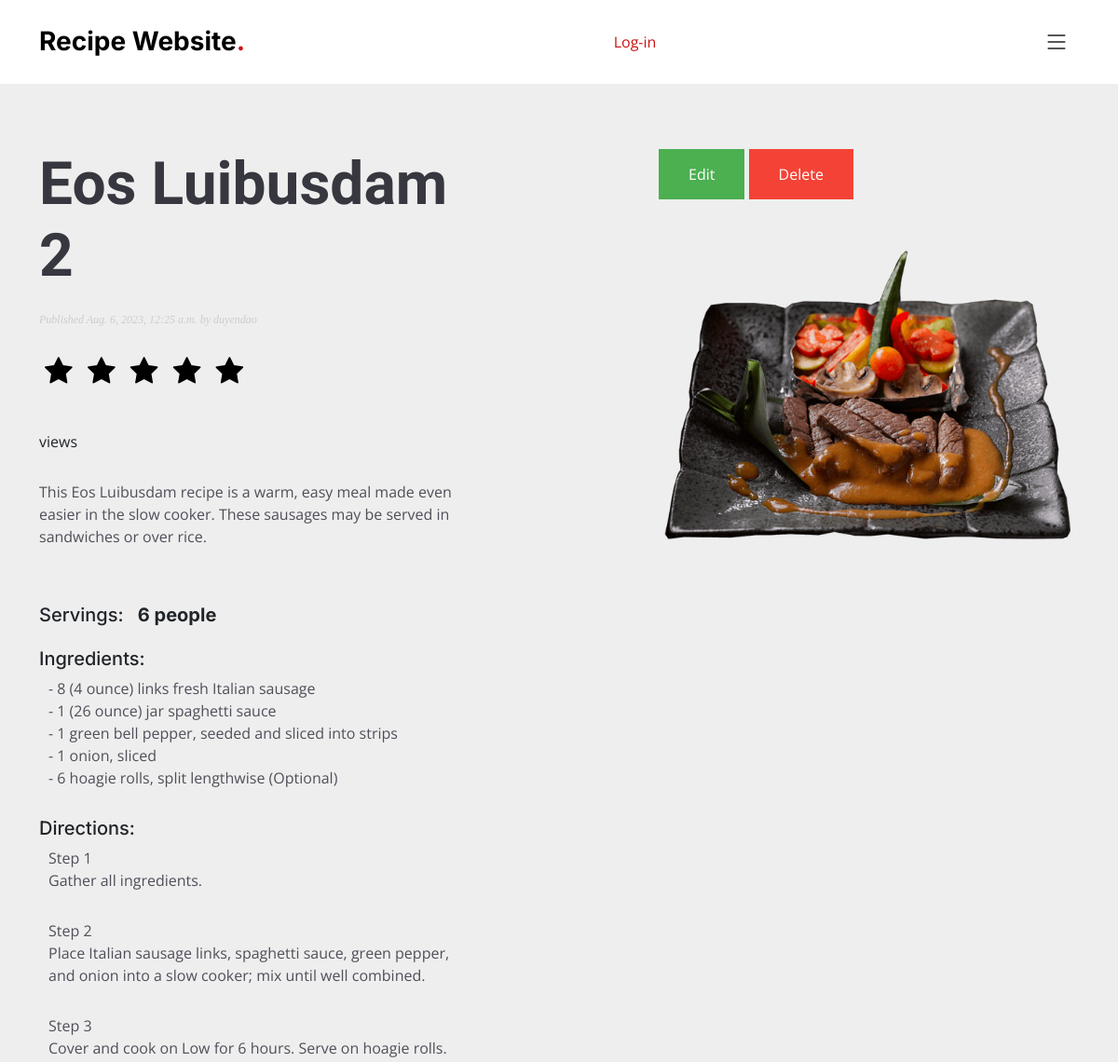
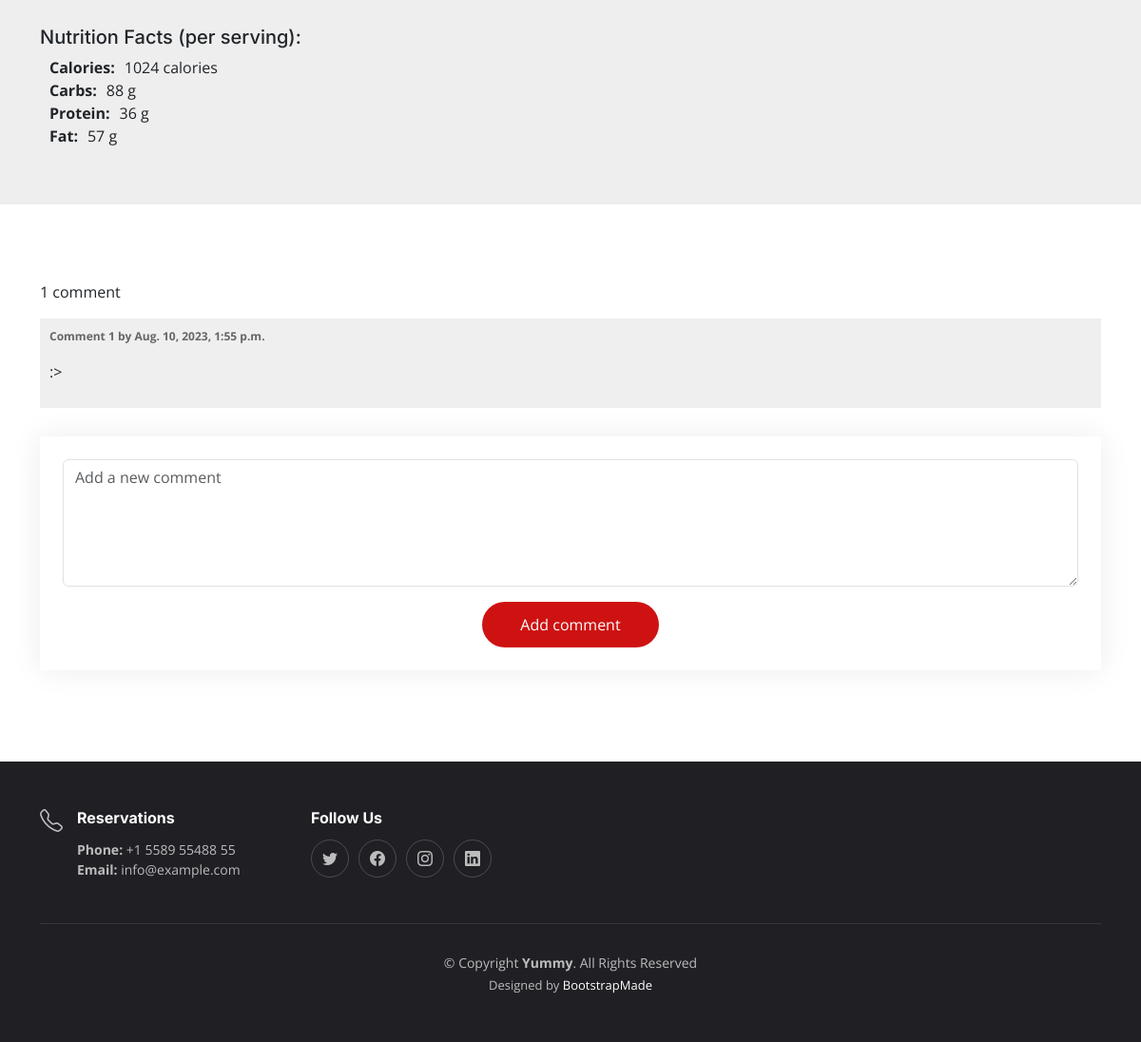
/menu/2023/8/6/eos-luibusdam-2/, run on the app's committed database (2 pictures, top to bottom).
### recipe/models.py (models this page shows, shortened)
class Post(models.Model):
    STATUS_CHOICES = ( ('draft', 'Draft'), ('published', 'Published'), )
    title = models.CharField(max_length=250)
    slug = models.SlugField(max_length=250, unique_for_date='publish')
    author = models.ForeignKey(User, on_delete=models.CASCADE, related_name='recipe_posts')
    body = models.TextField(blank=True)
    image = models.ImageField(upload_to='posts/image/%Y/%m/%d/', blank=True)
    video = models.FileField(upload_to='posts/video/%Y/%m/%d/', blank=True)
    url = models.URLField()
    publish = models.DateTimeField(default=timezone.now)
    created = models.DateTimeField(auto_now_add=True)
    updated = models.DateTimeField(auto_now=True)
    status = models.CharField(max_length=10, choices=STATUS_CHOICES, default='draft')
    objects = models.Manager() # The default manager.
    published = PublishedManager() # Our custom manager.
    score = models.IntegerField(default=0,
        validators=[
            MaxValueValidator(5),
            MinValueValidator(0),
        ]
    )
    servings = models.IntegerField(default=0)
    ingredients = models.TextField(blank=True)
    direction_step = models.TextField(blank=True)
    nutrition_calories = models.IntegerField(default=0)
    nutrition_carbs = models.IntegerField(default=0)
    nutrition_protein = models.IntegerField(default=0)
    nutrition_fat = models.IntegerField(default=0)
    class Meta:
        ordering = ('-publish',)
    def get_absolute_url_home(self):
        return reverse('recipe:post_detail_home', args=[ self.slug, self.publish.year, self.publish.month, self.publish.day])
    def get_absolute_url_edit_recipe(self):
        return reverse('recipe:edit_recipe', args=[self.id,])
    def get_absolute_url_delete_recipe(self):
        return reverse('recipe:delete_recipe', args=[self.id,])

class Comment(models.Model):
    post = models.ForeignKey(Post, on_delete=models.CASCADE, related_name='comments')
    name = models.CharField(max_length=80)
    email = models.EmailField()
    body = models.TextField()
    created = models.DateTimeField(auto_now_add=True)
    updated = models.DateTimeField(auto_now=True)
    active = models.BooleanField(default=True)
    class Meta:
        ordering = ('created',)

### recipe/views.py (the view)
# urls.py: path('<int:year>/<int:month>/<int:day>/<slug:post>/', views.post_detail, name='post_detail'),
def post_detail(request, year, month, day, post):
    post = get_object_or_404(Post, slug=post,
                             status='published',
                             publish__year=year,
                             publish__month=month,
                             publish__day=day)
    comments = post.comments.filter(active=True)
    new_comment = None
    total_views = r.incr(f'post:{post.id}:views')
    r.zincrby('post_ranking', 1, post.id)
    if request.method == 'POST':
        comment_form = CommentForm(data=request.POST)
        if comment_form.is_valid():
            new_comment = comment_form.save(commit=False)
            new_comment.post = post
            new_comment.save()
    else:
        comment_form = CommentForm()
    return render(request, 'recipe/post/detail.html', {'post': post,
                                                       'comments': comments,
                                                       'new_comment': new_comment,
                                                       'comment_form': comment_form,
                                                       'total_views': total_views})

### recipe/forms.py
class CommentForm(forms.ModelForm):
    class Meta:
        model = Comment
        fields = ('body', )

### recipe/templates/recipe/post/detail.html (shortened to what this page needs)
{% extends "base.html" %}
{% block content %}
    <section id="menu" class="hero d-flex align-items-center section-bg">
        <div class="container">
            <div class="row justify-content-between gy-5">
                <div class="col-lg-5 order-2 order-lg-1 d-flex flex-column justify-content-center align-items-center align-items-lg-start text-center text-lg-start">
                    <h2 data-aos="fade-up">{{ post.title }}<br></h2>
                    <p class="date"> Published {{ post.publish }} by {{ post.author }}
                        <form class="rate-form" method="post" id="{{ post.id }}">
                            <button type="submit" class="fa fa-star fa-2x my-btn" id="one"></button>
                            <button type="submit" class="fa fa-star fa-2x my-btn" id="two"></button>
                            <button type="submit" class="fa fa-star fa-2x my-btn" id="three"></button>
                            <button type="submit" class="fa fa-star fa-2x my-btn" id="four"></button>
                            <button type="submit" class="fa fa-star fa-2x my-btn" id="five"></button>
                        </form>
                    </p>
                    <span class="count"> {{ total_views }} view{{ total_views|pluralize }} </span>
                    <p data-aos="fade-up" data-aos-delay="100">{{ post.body|linebreaks }}</p>
                    {% if post.servings %}
                        <div style="display: flex; margin-bottom: 15px;">
                            <h5>Servings:
                                <b style="padding-left: 10px;">{{ post.servings }} people</b>
                            </h5>
                        </div>
                    {% endif %}
                    <h5>Ingredients: </h5>
                    {% if post.ingredients %}
                        <div style="padding-left: 10px;">{{ post.ingredients|linebreaks }}</div>
                    {% endif %}
                    <h5>Directions: </h5>
                    {% if post.direction_step %}
                        <div style="padding-left: 10px;">{{ post.direction_step|linebreaks }}</div>
                    {% endif %}
                    <h5>Nutrition Facts (per serving): </h5>
                    {% if post.nutrition_calories %}
                        <div style="display: flex;">
                            <div style="padding-left: 10px;"><b>Calories: </b></div>
                            <div style="padding-left: 10px;"><span>{{ post.nutrition_calories }} calories</span></div>
                        </div>
                    {% endif %}
                    {% if post.nutrition_carbs %}
                        <div style="display: flex;">
                            <div style="padding-left: 10px;"><b>Carbs: </b></div>
                            <div style="padding-left: 10px;"><span>{{ post.nutrition_carbs }} g</span></div>
                        </div>
                    {% endif %}
                    {% if post.nutrition_protein %}
                        <div style="display: flex;">
                            <div style="padding-left: 10px;"><b>Protein: </b></div>
                            <div style="padding-left: 10px;"><span>{{ post.nutrition_protein }} g</span></div>
                        </div>
                    {% endif %}
                    {% if post.nutrition_fat %}
                        <div style="display: flex;">
                            <div style="padding-left: 10px;"><b>Fat: </b></div>
                            <div style="padding-left: 10px;"><span>{{ post.nutrition_fat }} g</span></div>
                        </div>
                    {% endif %}
                </div>
                <div class="col-lg-5 order-1 order-lg-2 text-center text-lg-start">
                    <a class="button-edit" href="{{ post.get_absolute_url_edit_recipe }}">Edit</a>
                    <a class="button-delete" href="{{ post.get_absolute_url_delete_recipe }}">Delete</a>
                    {% if post.image %}
                        {% if request.user.is_authenticated %}
                            <a href="{{ post.get_absolute_url }}"><img src="{{ post.image.url }}" class="menu-img img-fluid" alt=""></a>
                        {% else %}
                            <a href="{{ post.get_absolute_url_home }}"><img src="{{ post.image.url }}" class="menu-img img-fluid" alt=""></a>
                        {% endif %}
                    {% endif %}
                </div>
            </div>
        </div>
    </section>
    <div class="contact">
        <div class="container">
                {% with comments.count as total_comments %}
                    <p>{{ total_comments }} comment{{ total_comments|pluralize }}</p>
                {% endwith %}
                {% for comment in comments %}
                    <div class="comment">
                        <p class="info"> Comment {{ forloop.counter }} by {{ request.user.first_name }} {{ comment.created }} </p>
                        {{ comment.body|linebreaks }}
                    </div>
                    {% empty %}
                    <p>There are no comments yet.</p>
                {% endfor %}
                <form method="post" class="comment-form p-3 p-md-4">
                    <div class="form-group">
                        <textarea class="form-control" name="body" cols="40" rows="5" required="" id="id_body" placeholder="Add a new comment"></textarea>
                    </div>
                    <div class="text-center"><button type="submit">Add comment</button></div>
                </form>
        </div>
    </div>
{% endblock %}

### account/static/assets/css/main.css (style rules this page uses)
:root { --font-default: "Open Sans", system-ui, -apple-system, "Segoe UI", Roboto, "Helvetica Neue", Arial, "Noto Sans", "Liberation Sans", sans-serif, "Apple Color Emoji", "Segoe UI Emoji", "Segoe UI Symbol", "Noto Color Emoji"; --font-primary: "Amatic SC", sans-serif; --font-secondary: "Inter", sans-serif; }
:root { --color-default: #212529; --color-primary: #ce1212; --color-secondary: #37373f; }
:root { scroll-behavior: smooth; }
body { font-family: var(--font-default); color: var(--color-default); }
a { color: var(--color-primary); text-decoration: none; }
h1, h2, h3, h4, h5, h6 { font-family: var(--font-secondary); }
section { overflow: hidden; padding: 80px 0; }
.section-bg { background-color: #eee; }
section { scroll-margin-top: 90px; }
.contact { padding: 80px 0; }
.hero { width: 100%; background-size: cover; position: relative; min-height: 60vh; padding: 160px 0 60px 0; }
.hero h2 { font-size: 64px; font-weight: 700; margin-bottom: 20px; color: var(--color-secondary); font-family: var(--font-primary); }
.hero p { color: #4f4f5a; font-weight: 400; margin-bottom: 30px; }

### account/static/assets/css/recipe.css (style rules this page uses)
p.date { color:#ccc; font-family: georgia, serif; font-size: 12px; font-style: italic; }
.comment { padding:10px; }
.comment:nth-child(even) { background:#efefef; }
.comment .info { font-weight:bold; font-size:12px; color:#666; }
.comment-form { width: 100%; margin-top: 30px; background: #fff; box-shadow: 0 0 30px rgba(0, 0, 0, 0.08); }
.contact .comment-form button[type=submit] { background: var(--color-primary); border: 0; padding: 12px 40px; color: #fff; transition: 0.4s; border-radius: 50px; margin-top: 1rem!important; }
.my-btn { background-color: inherit !important; border: 0 !important; }
.button-edit { background-color: #4CAF50; border: none; color: white; padding: 15px 32px; text-align: center; text-decoration: none; display: inline-block; font-size: 16px; }
.button-delete { background-color: #f44336; border: none; color: white; padding: 15px 32px; text-align: center; text-decoration: none; display: inline-block; font-size: 16px; }

### data on the page
Post: title "Eos Luibusdam 2", publish "Aug. 6, 2023, 12:25 a.m.", author "duyendao", body "This Eos Luibusdam recipe is a warm, easy meal made even easier in the slow cooker. These sausages may be served in sandwiches or over rice.", servings "6", ingredients "- 8 (4 ounce) links fresh Italian sausage - 1 (26 ounce) jar spaghetti sauce - 1 green bell pepper, seeded and sliced into strips - 1 onion, sliced - 6 hoagie rolls, split lengthwise (Optional)", direction_step "Step 1 Gather all ingredients. Step 2 Place Italian sausage links, spaghetti sauce, green pepper, and onion into a slow cooker; mix until well combined. Step 3 Cover and cook on Low for 6 hours. Serve on hoagie rolls.", nutrition_calories "1024", nutrition_carbs "88", nutrition_protein "36", nutrition_fat "57", image (picture)
Comment: created "Aug. 10, 2023, 1:55 p.m.", body ":>"

### other printed values
{{ total_comments }} "1"
